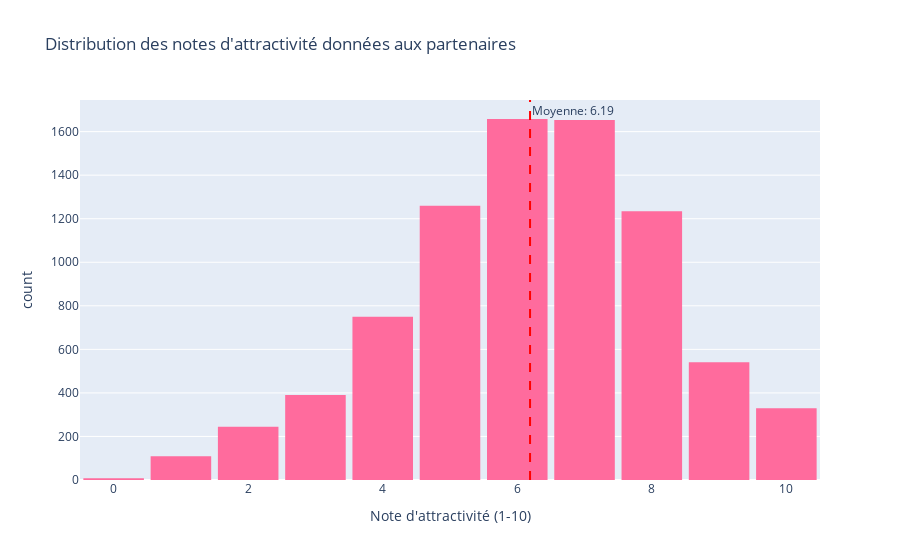

The cell this chart's notebook holds for it:
### Code cell
# Distribution des notes d'attractivité données
fig = px.histogram(
    df_clean.dropna(subset=['attr']),
    x='attr',
    nbins=20,
    title="Distribution des notes d'attractivité données aux partenaires",
    labels={'attr': 'Note d\'attractivité (1-10)', 'count': 'Fréquence'},
    color_discrete_sequence=['#FF6B9D']
)

fig.add_vline(x=df_clean['attr'].mean(), line_dash="dash", line_color="red",
              annotation_text=f"Moyenne: {df_clean['attr'].mean():.2f}",
              annotation_position="top right")

fig.update_layout(bargap=0.1)
fig.show()

# Ce qu'on vérifie : La distribution doit être normale ou légèrement décalée. Si c'est bizarre (tout le monde note 10 ou 1), il y a un problème.

### Figure 1 — Plotly figure (JSON) as saved in the notebook; plotly's stock layout.template omitted (floating-point values rounded to 4 significant figures; data arrays with more than 128 entries replaced by an {"elided": "..."} marker saying what was removed)
{"data": [{"bingroup": "x", "hovertemplate": "Note d'attractivité (1-10)=%{x}<br>count=%{y}<extra></extra>", "legendgroup": "", "marker": {"color": "#FF6B9D", "pattern": {"shape": ""}}, "name": "", "nbinsx": 20, "orientation": "v", "showlegend": false, "type": "histogram", "x": {"elided": "8176 float values"}, "xaxis": "x", "yaxis": "y"}], "layout": {"annotations": [{"showarrow": false, "text": "Moyenne: 6.19", "x": 6.19, "xanchor": "left", "xref": "x", "y": 1, "yanchor": "top", "yref": "y domain"}], "bargap": 0.1, "barmode": "relative", "legend": {"tracegroupgap": 0}, "shapes": [{"line": {"color": "red", "dash": "dash"}, "type": "line", "x0": 6.19, "x1": 6.19, "xref": "x", "y0": 0, "y1": 1, "yref": "y domain"}], "title": {"text": "Distribution des notes d'attractivité données aux partenaires"}, "xaxis": {"anchor": "y", "domain": [0, 1], "title": {"text": "Note d'attractivité (1-10)"}}, "yaxis": {"anchor": "x", "domain": [0, 1], "title": {"text": "count"}}}}
